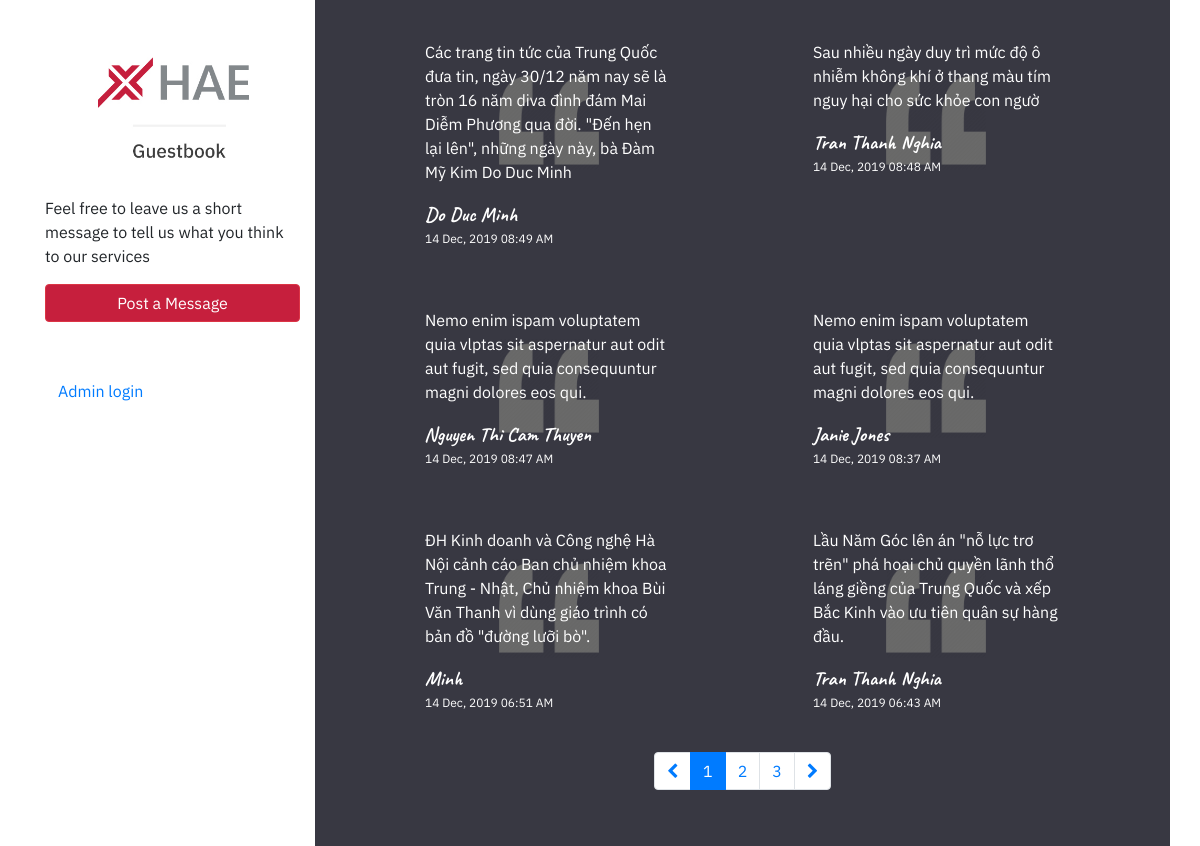
The page / on the database its author committed.
### tables this page shows
CREATE TABLE `messages` (
  `id` INT(11) NOT NULL AUTO_INCREMENT,
  `name` VARCHAR(255) DEFAULT NULL,
  `email` VARCHAR(255) DEFAULT NULL,
  `message` TEXT DEFAULT NULL,
  `created_at` DATETIME DEFAULT NULL,
  `status` ENUM('active','deleted','edited') DEFAULT 'active',
  PRIMARY KEY (`id`)
);

### index.php (the view, shortened to what this page needs)
<!doctype html>
<html lang="en">
<head>
  <link rel="stylesheet" href="asset/css/font-awesome.css">
  <link rel="stylesheet" href="asset/css/bootstrap.css">
  <link rel="stylesheet" href="asset/css/style.css">
  <?php
    $page = isset($_GET['page'])?$_GET['page']:1;
    $hostName = 'localhost';
    $userName = 'root';
    $passWord = '';
    $databaseName = 'haetest';
    $connect = mysqli_connect($hostName, $userName, $passWord, $databaseName);
    $offset = ($page-1)*6;
    $sql = "SELECT * from messages WHERE status != 'deleted' ORDER BY created_at DESC LIMIT 6 OFFSET $offset ";
    $result = $connect->query($sql);
    $rows = array();
    if ($result->num_rows > 0) {
        while($row = $result->fetch_assoc()) {
            $rows[] = $row;
        }
    }
?>
</head>
<body>
    <div class="container">
        <div class="row">
            <div class="col-md-3">
                <div class ="information">
                    <div class="logo">
                        <img src="asset/images/haelogo.png" class="logo-image" alt="Hae Logo" />
                    </div>
                    <p>
                        Feel free to leave us a short message to tell us what you think to our services
                    </p>
                    <div class="post-message">
                        <a id="post-message" href="" class="btn btn-danger post-button" data-toggle="modal" data-target="#message-dialog">Post a Message</a>
                    </div>
                     <?php if(isset($_SESSION['loggedin']) && $_SESSION['loggedin'] === TRUE): ?>
                    <div class="admin-login login">
                        <p>Welcome "<?php echo $_SESSION['username']; ?>"</p>
                        <a href="action/actions.php?action=logout">Logout</a>
                    </div>
                     <?php else: ?>
                        <div class="admin-login login">
                            <a href="" class="btn btn-link" data-toggle="modal" data-target="#login-dialog" >Admin login</a>
                        </div>
                     <?php endif; ?>
                </div>
            </div>
            <div class="col-md-1 blank-spacing">
            </div>
            <div class="col-md-7 blank-spacing" >
                <?php foreach($rows as $key=> $row): ?>
                    <?php if($key % 2 == 0 ):?>
                        <div class="row" style="padding-top: 20px;">
                    <?php endif; ?>
                    <div class="col-md-5">
                        <div class="card card-info" rel="<?php echo $row['id']; ?>">
                            <div class="card-body guest-info">
                              <p class="card-text"><?php echo $row['message']; ?></p>
                              <div>
                                  <div class="guest-info-2">
                                      <div class='guest-name'><?php echo $row['name']; ?></div>
                                      <div class='guest-date'><?php echo date('d M, Y  h:i A', strtotime($row['created_at'])); ?></div>
                                  </div>
                              </div>
                            </div>
                          </div>
                    </div>
                    <?php if($key % 2 == 0 ):?>
                        <div class="col-md-2"></div>
                    <?php endif; ?>
                    <?php if($key % 2 == 1):?>
                        </div>
                    <?php endif;?>
                <?php endforeach;?>
                <div class="row" style="padding: 20px 0 40px 0; ">
                    <div class="col-md-12" style="text-align: center; color: white">
                        <nav aria-label="Page navigation example">
                            <ul class="pagination justify-content-center" >
                                <li class="page-item"><a class="page-link" href="index.php?page=<?php echo $page-1;?>"><i class="fa fa-chevron-left"></i></a></li>
                                <li class="page-item" id="li_page1"><a class="page-link" href="index.php?page=1">1</a></li>
                                <li class="page-item" id="li_page2"><a class="page-link" href="index.php?page=2">2</a></li>
                                <li class="page-item" id="li_page3"><a class="page-link" href="index.php?page=3">3</a></li>
                                <li class="page-item"><a class="page-link" href="index.php?page=<?php echo $page+1;?>"><i class="fa fa-chevron-right"></i></a></li>
                            </ul>
                        </nav>
                    </div>
                </div>
            </div>
            <div class="col-md-1 blank-spacing">
            </div>
        </div>
    </div>
</body>
</html>

### asset/css/style.css (style rules this page uses)
body { font-family: IBMPlexSans }
.guest-name { font-family: Caveat; font-size: 20px; }
.guest-date { font-size: 12px; }
.blank-spacing { background-color: #383842; }
.logo { text-align: center; }
.logo-image { width: 60%; text-align: center; padding-top: 50px; padding-bottom: 20px; }
.post-message { text-align: center; }
.post-button { width: 100%; background-color: #c61f3d; }
.card-info { border: none; }
.guest-info { color: white; padding-left: 0px; padding-right: 0px; background-color: #383842; background-image: url(../images/quotes.png); background-repeat: no-repeat; background-size: 100px 100px; background-position-x: center; background-position-y: 50px; }
.login { padding-top: 50px; }
.guest-info-2 { display: block; width: 75%; float: left }

### rows shown on the page
messages: message "Các trang tin tức của Trung Quốc đưa tin, ngày 30/12 năm nay sẽ là tròn 16 năm diva đình đám Mai Diễm Phương qua đời. \"Đến hẹn lại lên\", những ngày này, bà Đàm Mỹ Kim Do Duc Minh", name "Do Duc Minh", created_at "14 Dec, 2019 08:49 AM"
messages: message "Sau nhiều ngày duy trì mức độ ô nhiễm không khí ở thang màu tím nguy hại cho sức khỏe con ngườ", name "Tran Thanh Nghia", created_at "14 Dec, 2019 08:48 AM"
messages: message "Nemo enim ispam voluptatem quia vlptas sit aspernatur aut odit aut fugit, sed quia consequuntur magni dolores eos qui.", name "Nguyen Thi Cam Thuyen", created_at "14 Dec, 2019 08:47 AM"
messages: message "Nemo enim ispam voluptatem quia vlptas sit aspernatur aut odit aut fugit, sed quia consequuntur magni dolores eos qui.", name "Janie Jones", created_at "14 Dec, 2019 08:37 AM"
messages: message "ĐH Kinh doanh và Công nghệ Hà Nội cảnh cáo Ban chủ nhiệm khoa Trung - Nhật, Chủ nhiệm khoa Bùi Văn Thanh vì dùng giáo trình có bản đồ \"đường lưỡi bò\".", name "Minh", created_at "14 Dec, 2019 06:51 AM"
messages: message "Lầu Năm Góc lên án \"nỗ lực trơ trẽn\" phá hoại chủ quyền lãnh thổ láng giềng của Trung Quốc và xếp Bắc Kinh vào ưu tiên quân sự hàng đầu.", name "Tran Thanh Nghia", created_at "14 Dec, 2019 06:43 AM"
